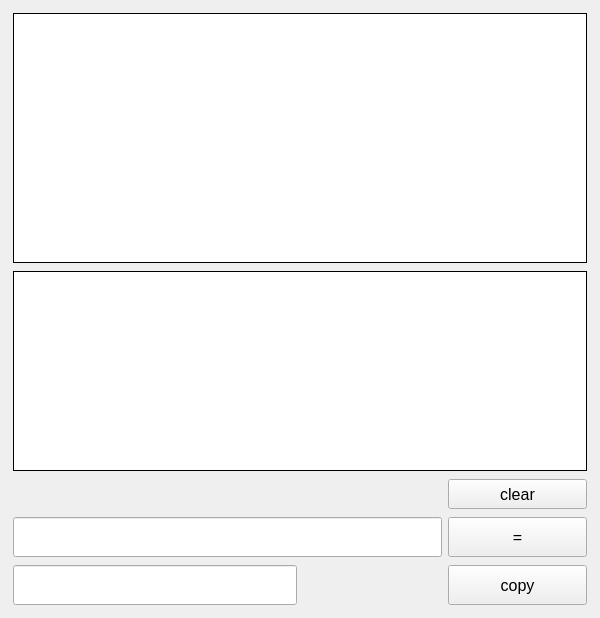
<?xml version="1.0" encoding="UTF-8"?>
<ui version="4.0">
 <class>StandartCalculator</class>
 <widget class="QWidget" name="StandartCalculator">
  <property name="geometry">
   <rect>
    <x>0</x>
    <y>0</y>
    <width>600</width>
    <height>618</height>
   </rect>
  </property>
  <property name="windowTitle">
   <string>standartCalculator</string>
  </property>
  <layout class="QVBoxLayout" name="verticalLayout">
   <item>
    <layout class="QHBoxLayout" name="mainHorizontalLaout">
     <item>
      <layout class="QGridLayout" name="mainGrid">
       <property name="leftMargin">
        <number>2</number>
       </property>
       <property name="topMargin">
        <number>2</number>
       </property>
       <property name="rightMargin">
        <number>2</number>
       </property>
       <property name="bottomMargin">
        <number>2</number>
       </property>
       <property name="horizontalSpacing">
        <number>6</number>
       </property>
       <property name="verticalSpacing">
        <number>8</number>
       </property>
       <item row="3" column="3">
        <widget class="QPushButton" name="clearBtn">
         <property name="minimumSize">
          <size>
           <width>60</width>
           <height>30</height>
          </size>
         </property>
         <property name="font">
          <font>
           <pointsize>12</pointsize>
          </font>
         </property>
         <property name="text">
          <string>clear</string>
         </property>
        </widget>
       </item>
       <item row="5" column="3">
        <widget class="QPushButton" name="equalBtn">
         <property name="minimumSize">
          <size>
           <width>60</width>
           <height>40</height>
          </size>
         </property>
         <property name="font">
          <font>
           <pointsize>12</pointsize>
          </font>
         </property>
         <property name="text">
          <string>=</string>
         </property>
        </widget>
       </item>
       <item row="5" column="0" colspan="3">
        <widget class="QLineEdit" name="lineEdit">
         <property name="minimumSize">
          <size>
           <width>100</width>
           <height>40</height>
          </size>
         </property>
         <property name="text">
          <string/>
         </property>
        </widget>
       </item>
       <item row="7" column="3">
        <widget class="QPushButton" name="copyBtn">
         <property name="minimumSize">
          <size>
           <width>60</width>
           <height>40</height>
          </size>
         </property>
         <property name="font">
          <font>
           <pointsize>12</pointsize>
          </font>
         </property>
         <property name="text">
          <string>copy</string>
         </property>
        </widget>
       </item>
       <item row="7" column="0" colspan="2">
        <widget class="QLineEdit" name="showResult">
         <property name="minimumSize">
          <size>
           <width>0</width>
           <height>40</height>
          </size>
         </property>
         <property name="dragEnabled">
          <bool>false</bool>
         </property>
         <property name="readOnly">
          <bool>true</bool>
         </property>
        </widget>
       </item>
       <item row="2" column="0" colspan="4">
        <widget class="QTextEdit" name="textShow">
         <property name="enabled">
          <bool>true</bool>
         </property>
         <property name="minimumSize">
          <size>
           <width>120</width>
           <height>100</height>
          </size>
         </property>
         <property name="maximumSize">
          <size>
           <width>16777215</width>
           <height>200</height>
          </size>
         </property>
         <property name="font">
          <font>
           <pointsize>16</pointsize>
          </font>
         </property>
         <property name="frameShape">
          <enum>QFrame::Box</enum>
         </property>
         <property name="frameShadow">
          <enum>QFrame::Plain</enum>
         </property>
         <property name="readOnly">
          <bool>true</bool>
         </property>
        </widget>
       </item>
       <item row="0" column="0" rowspan="2" colspan="4">
        <widget class="QListWidget" name="historyList">
         <property name="sizePolicy">
          <sizepolicy hsizetype="Minimum" vsizetype="Minimum">
           <horstretch>0</horstretch>
           <verstretch>0</verstretch>
          </sizepolicy>
         </property>
         <property name="minimumSize">
          <size>
           <width>0</width>
           <height>40</height>
          </size>
         </property>
         <property name="contextMenuPolicy">
          <enum>Qt::NoContextMenu</enum>
         </property>
         <property name="styleSheet">
          <string notr="true"/>
         </property>
         <property name="frameShape">
          <enum>QFrame::Box</enum>
         </property>
         <property name="frameShadow">
          <enum>QFrame::Plain</enum>
         </property>
         <property name="lineWidth">
          <number>1</number>
         </property>
         <property name="midLineWidth">
          <number>1</number>
         </property>
         <property name="autoScroll">
          <bool>false</bool>
         </property>
         <property name="autoScrollMargin">
          <number>8</number>
         </property>
         <property name="showDropIndicator" stdset="0">
          <bool>false</bool>
         </property>
         <property name="sortingEnabled">
          <bool>false</bool>
         </property>
        </widget>
       </item>
      </layout>
     </item>
    </layout>
   </item>
  </layout>
 </widget>
 <layoutdefault spacing="6" margin="11"/>
 <resources/>
 <connections/>
</ui>
